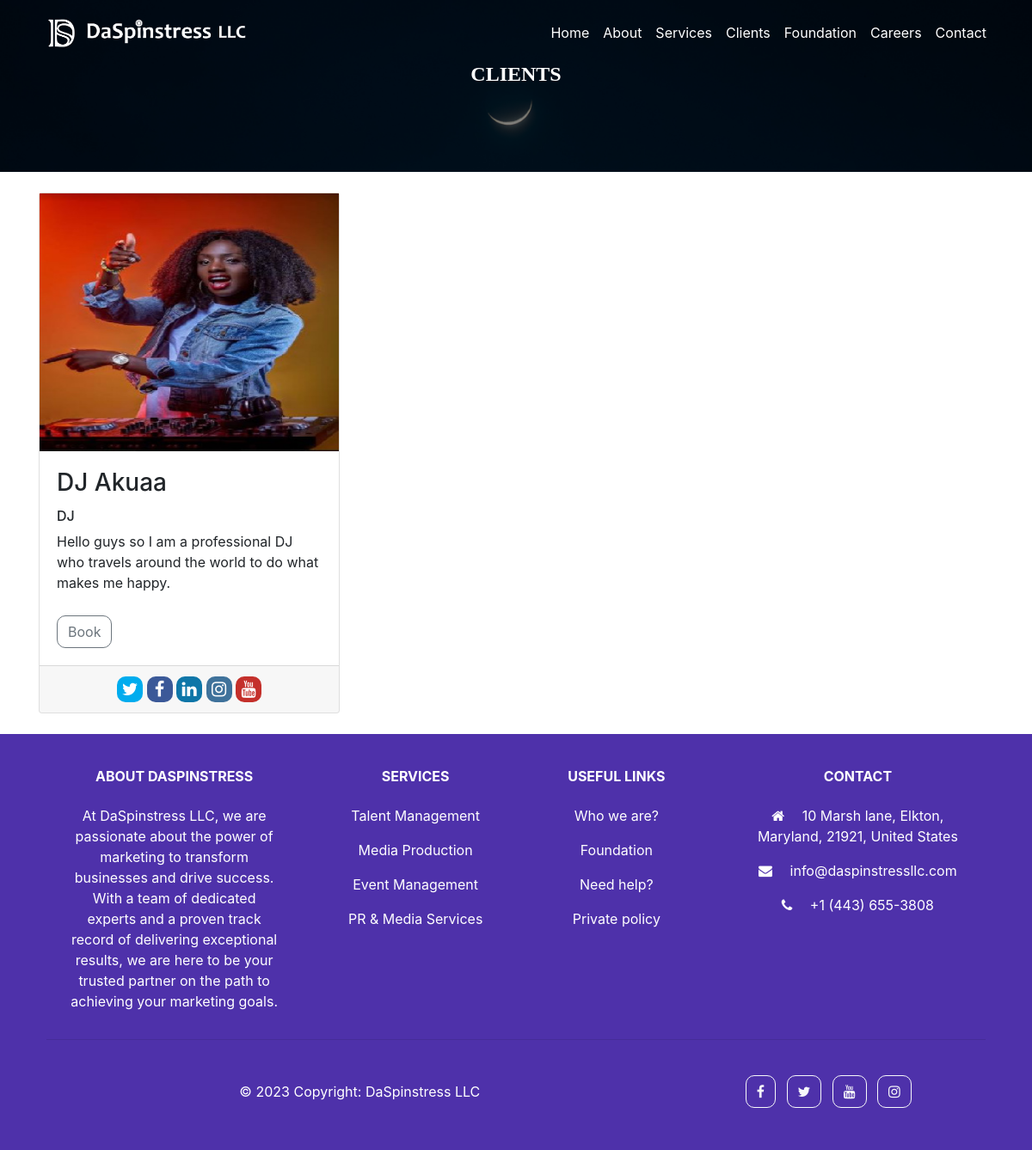
/client/, run on the app's committed database.
### akuaa/models.py (models this page shows, shortened)
class Client(models.Model):
    name = models.CharField(max_length=100)
    image = models.ImageField(upload_to='client-img', default='')
    position = models.CharField(max_length=100)
    content = models.TextField()
    address = models.CharField(max_length=100)
    twitter = models.URLField()
    facebook = models.URLField()
    linkedin = models.URLField()
    instagram = models.URLField()
    youtube = models.URLField()

### akuaa/views.py (the view)
# urls.py: path('client/', views.client, name='client'),
def client(request):
    clients = Client.objects.all()
    context = {
        'title': 'Clients',
        'clients': clients
    }
    return render(request, 'akuaa/clients.html', context)

### akuaa/templates/akuaa/clients.html
{% extends 'akuaa/base.html' %}
{% load static %}
{% block css_files %}
    <link rel="stylesheet" type="text/css" href="{% static 'akuaa/styles.css' %}">
{% endblock %}
{% block content %}
<section class="title-bg">
    <div class="contact pt-5">
        <h4 class="page-title pt-4">Clients</h4>
    </div>
</section>
<section class="pt-4 pb-4">
    <div class="container">
        <div class="row">
            {% for client in clients %}
            <div class="col-lg-4 col-md-6 col-sm-12">
                <div class="card entertainment" style="height: 100%;">
                    <img src="{{ client.image.url }}" height="300px" width="100%" alt="">
                    <div class="card-body">
                        <h3 class="card-title">{{ client.name }}</h3>
                        <h6 class="card-text">{{ client.position }}</h6>
                        <p class="card-content">{{ client.content }}</p>
                        <a class="btn btn-outline-secondary" href="{% url 'book' client.id %}">Book</a>
                    </div>
                    <div class="card-footer dj-social text-center">
                            <a href="{{ client.twitter }}" class="social-tw"> <i class="fa fa-twitter"></i></a>
                            <a href="{{ client.facebook }}" class="social-fb"> <i class="fa fa-facebook-f"></i></a>
                            <a href="{{ client.linkedin }}" class="social-li"> <i class="fa fa-linkedin"></i></a>
                            <a href="{{ djservice.instagram }}" class="social-in"> <i class="fa fa-instagram"></i></a>
                            <a href="{{ client.youtube }}" class="social-yt"> <i class="fa fa-youtube"></i></a>
                    </div>
                </div>
            </div>
            {% endfor %}
        </div>
    </div>
</section>
{% endblock %}

### data on the page
Client: image (picture), name "DJ Akuaa", position "DJ", content "Hello guys so I am a professional DJ who travels around the world to do what makes me happy."
